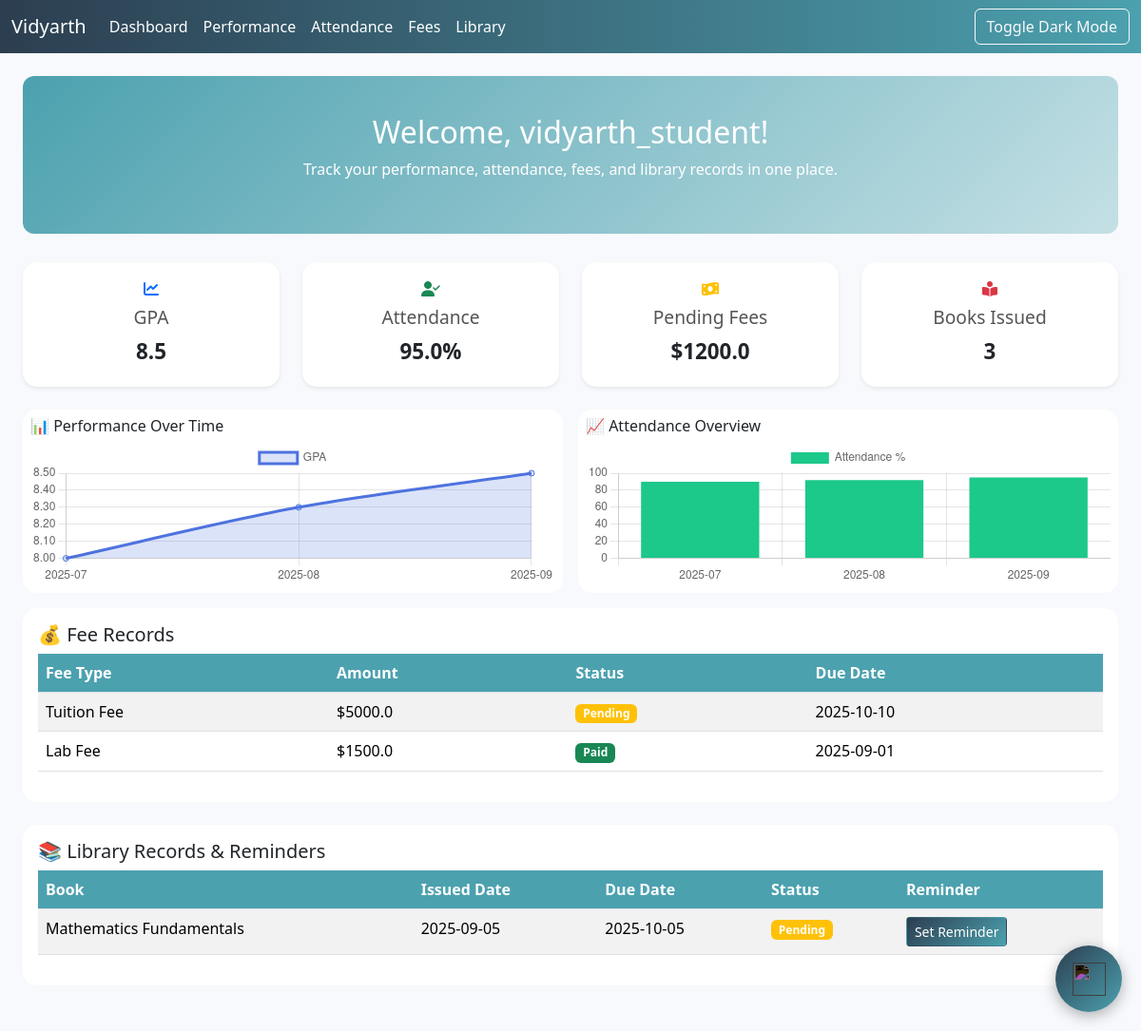
Screenshot of /student (signed in) with the database file from the repository.
### app.py (models this page shows, shortened)
class User(db.Model):
    id = db.Column(db.Integer, primary_key=True)
    username = db.Column(db.String(50), unique=True, nullable=False)
    password_hash = db.Column(db.String(128), nullable=False)
    role = db.Column(db.String(20), nullable=False)  # 'student', 'faculty', 'admin'

class StudentData(db.Model):
    id = db.Column(db.Integer, primary_key=True)
    student_id = db.Column(db.Integer, db.ForeignKey('user.id'), nullable=False)
    gpa = db.Column(db.Float, default=0)
    attendance = db.Column(db.Float, default=0)
    pending_fees = db.Column(db.Float, default=0)
    books_issued = db.Column(db.Integer, default=0)

class Fee(db.Model):
    id = db.Column(db.Integer, primary_key=True)
    student_id = db.Column(db.Integer, db.ForeignKey('user.id'))
    type = db.Column(db.String(50))
    amount = db.Column(db.Float)
    paid = db.Column(db.Boolean, default=False)
    due_date = db.Column(db.String(20))

class LibraryBook(db.Model):
    id = db.Column(db.Integer, primary_key=True)
    student_id = db.Column(db.Integer, db.ForeignKey('user.id'))
    title = db.Column(db.String(100))
    issued_date = db.Column(db.String(20))
    due_date = db.Column(db.String(20))
    returned = db.Column(db.Boolean, default=False)

### app.py (the view)
@app.route('/student')
def student_dashboard():
    if 'user_id' not in session or session.get('role') != 'student':
        return redirect(url_for('login'))
    student_id = session['user_id']
    student_data = StudentData.query.filter_by(student_id=student_id).first()
    fees = Fee.query.filter_by(student_id=student_id).all()
    library_books = LibraryBook.query.filter_by(student_id=student_id).all()
    performance = Performance.query.filter_by(student_id=student_id).all()
    attendance_records = Attendance.query.filter_by(student_id=student_id).all()
    performance_dates = [p.date for p in performance]
    gpa_over_time = [p.gpa for p in performance]
    attendance_dates = [a.date for a in attendance_records]
    attendance_over_time = [a.percentage for a in attendance_records]
    return render_template('student_dashboard.html',
                           student_name=User.query.get(student_id).username,
                           gpa=student_data.gpa,
                           attendance_percent=student_data.attendance,
                           pending_fees=student_data.pending_fees,
                           books_issued=student_data.books_issued,
                           fees=fees,
                           library_books=library_books,
                           performance_dates=performance_dates,
                           gpa_over_time=gpa_over_time,
                           attendance_dates=attendance_dates,
                           attendance_over_time=attendance_over_time)

### templates/student_dashboard.html (shortened to what this page needs)
<!DOCTYPE html>
<html lang="en">
<head>
<link href="https://cdn.jsdelivr.net/npm/bootstrap@5.3.5/dist/css/bootstrap.min.css" rel="stylesheet">
<link href="https://cdnjs.cloudflare.com/ajax/libs/font-awesome/6.4.0/css/all.min.css" rel="stylesheet">
</head>
<body>
<nav class="navbar navbar-expand-lg">
  <div class="container-fluid">
    <a class="navbar-brand" href="#">Vidyarth</a>
    <div class="collapse navbar-collapse" id="navbarContent">
      <ul class="navbar-nav me-auto mb-2 mb-lg-0">
        <li class="nav-item"><a class="nav-link" href="#">Dashboard</a></li>
        <li class="nav-item"><a class="nav-link" href="#">Performance</a></li>
        <li class="nav-item"><a class="nav-link" href="#">Attendance</a></li>
        <li class="nav-item"><a class="nav-link" href="#">Fees</a></li>
        <li class="nav-item"><a class="nav-link" href="#">Library</a></li>
      </ul>
      <button class="btn btn-outline-light ms-3" id="toggle-dark-mode">Toggle Dark Mode</button>
    </div>
  </div>
</nav>
<div class="container-fluid p-4">
  <div class="hero">
    <h2>Welcome, {{ student_name }}!</h2>
    <p>Track your performance, attendance, fees, and library records in one place.</p>
  </div>
  <div class="row g-4 mb-4">
    <div class="col-md-3">
      <div class="card summary-card shadow-sm">
        <i class="fas fa-chart-line text-primary"></i>
        <h4>GPA</h4>
        <p>{{ gpa }}</p>
      </div>
    </div>
    <div class="col-md-3">
      <div class="card summary-card shadow-sm">
        <i class="fas fa-user-check text-success"></i>
        <h4>Attendance</h4>
        <p>{{ attendance_percent }}%</p>
      </div>
    </div>
    <div class="col-md-3">
      <div class="card summary-card shadow-sm">
        <i class="fas fa-money-bill-wave text-warning"></i>
        <h4>Pending Fees</h4>
        <p>${{ pending_fees }}</p>
      </div>
    </div>
    <div class="col-md-3">
      <div class="card summary-card shadow-sm">
        <i class="fas fa-book-reader text-danger"></i>
        <h4>Books Issued</h4>
        <p>{{ books_issued }}</p>
      </div>
    </div>
  </div>
  <div class="row g-3 mb-3">
    <div class="col-md-6">
      <div class="card p-2">
        <h6>📊 Performance Over Time</h6>
        <canvas id="performanceChart" height="150"></canvas>
      </div>
    </div>
    <div class="col-md-6">
      <div class="card p-2">
        <h6>📈 Attendance Overview</h6>
        <canvas id="attendanceChart" height="150"></canvas>
      </div>
    </div>
  </div>
  <div class="card p-3 mb-4">
    <h5>💰 Fee Records</h5>
    <div class="table-responsive">
      <table class="table table-striped table-hover">
        <thead>
          <tr><th>Fee Type</th><th>Amount</th><th>Status</th><th>Due Date</th></tr>
        </thead>
        <tbody>
          {% for fee in fees %}
          <tr>
            <td>{{ fee.type }}</td>
            <td>${{ fee.amount }}</td>
            <td>{% if fee.paid %}<span class="badge bg-success">Paid</span>{% else %}<span class="badge bg-warning">Pending</span>{% endif %}</td>
            <td>{{ fee.due_date }}</td>
          </tr>
          {% endfor %}
        </tbody>
      </table>
    </div>
  </div>
  <div class="card p-3 mb-4">
    <h5>📚 Library Records & Reminders</h5>
    <div class="table-responsive">
      <table class="table table-striped table-hover">
        <thead>
          <tr><th>Book</th><th>Issued Date</th><th>Due Date</th><th>Status</th><th>Reminder</th></tr>
        </thead>
        <tbody>
          {% for book in library_books %}
          <tr>
            <td>{{ book.title }}</td>
            <td>{{ book.issued_date }}</td>
            <td>{{ book.due_date }}</td>
            <td>{% if book.returned %}<span class="badge bg-success">Returned</span>{% else %}<span class="badge bg-warning">Pending</span>{% endif %}</td>
            <td>
              <button class="btn btn-action btn-sm" onclick="setReminder('{{ book.title }}', '{{ book.due_date }}')">Set Reminder</button>
            </td>
          </tr>
          {% endfor %}
        </tbody>
      </table>
    </div>
  </div>
</div>
<div id="chatbot-button" onclick="window.location.href='{{ url_for('chat') }}'">
  <img src="https://img.icons8.com/ios-filled/50/ffffff/chat.png">
</div>
<script>
const toggleButton = document.getElementById("toggle-dark-mode");
toggleButton.addEventListener("click", () => {
  document.body.classList.toggle("dark-mode");
});
// Charts
new Chart(document.getElementById('performanceChart'), {
  type: 'line',
  data: {
    labels: {{ performance_dates|safe }},
    datasets: [{
      label: 'GPA',
      data: {{ gpa_over_time|safe }},
      borderColor: '#4e73df',
      backgroundColor: 'rgba(78,115,223,0.2)',
      fill: true,
      tension: 0.3
    }]
  },
  options: { responsive:true }
});
new Chart(document.getElementById('attendanceChart'), {
  type: 'bar',
  data: {
    labels: {{ attendance_dates|safe }},
    datasets: [{
      label: 'Attendance %',
      data: {{ attendance_over_time|safe }},
      backgroundColor: '#1cc88a'
    }]
  },
  options: { responsive:true, scales:{y:{beginAtZero:true, max:100}} }
});
// Library Reminder Function
function setReminder(bookTitle, dueDate) {
  alert(`Reminder set for returning "${bookTitle}" on ${dueDate}`);
}
</script>
</body>
</html>

### templates/student_dashboard.html (style rules this page uses)
body { background-color: #f8f9fc; font-family: "Segoe UI", Tahoma, Geneva, Verdana, sans-serif; color: #2c3e50; transition: background-color 0.3s, color 0.3s; }
.navbar { background: linear-gradient(90deg, #2c3e50, #4ca1af); }
.navbar-brand, .nav-link { color: #fff !important; font-weight: 500; }
.hero { background: linear-gradient(135deg, #4ca1af, #c4e0e5); color: #fff; padding: 40px 20px; border-radius: 12px; text-align: center; margin-bottom: 30px; }
.card { border: none; border-radius: 15px; transition: transform 0.3s, box-shadow 0.3s; }
.summary-card { text-align: center; padding: 20px; }
.summary-card h4 { font-size: 1.2rem; margin-top: 10px; color: #555; }
.summary-card p { font-size: 1.4rem; font-weight: bold; margin: 0; }
.table th { background-color: #4ca1af; color: #fff; }
.table-striped tbody tr:nth-of-type(odd) { background-color: rgba(76, 162, 175, 0.1); }
.btn-action { background: linear-gradient(135deg,#2c3e50,#4ca1af); color:#fff; transition:0.3s; }
#chatbot-button { position: fixed; bottom: 20px; right: 20px; width: 70px; height: 70px; background: linear-gradient(135deg,#2c3e50,#4ca1af); color: white; border-radius: 50%; display: flex; align-items: center; justify-content: center; cursor: pointer; box-shadow:0px 4px 15px rgba(0,0,0,0.3); transition: transform 0.3s; }
#chatbot-button img { width:35px; height:35px; filter:invert(1); }

### rows the page displays
User: username "vidyarth_student"
StudentData: gpa "8.5", attendance "95.0", pending_fees "1200.0"
Fee: type "Tuition Fee", amount "5000.0", paid "Pending", due_date "2025-10-10"
Fee: type "Lab Fee", amount "1500.0", paid "Paid", due_date "2025-09-01"
LibraryBook: title "Mathematics Fundamentals", issued_date "2025-09-05", due_date "2025-10-05", returned "Pending"

### other values shown
{{ books_issued }} "3"
chart data {{ performance_dates|safe }} ['2025-07', '2025-08', '2025-09']
chart data {{ gpa_over_time|safe }} [8.0, 8.3, 8.5]
chart data {{ attendance_dates|safe }} ['2025-07', '2025-08', '2025-09']
chart data {{ attendance_over_time|safe }} [90.0, 92.0, 95.0]
